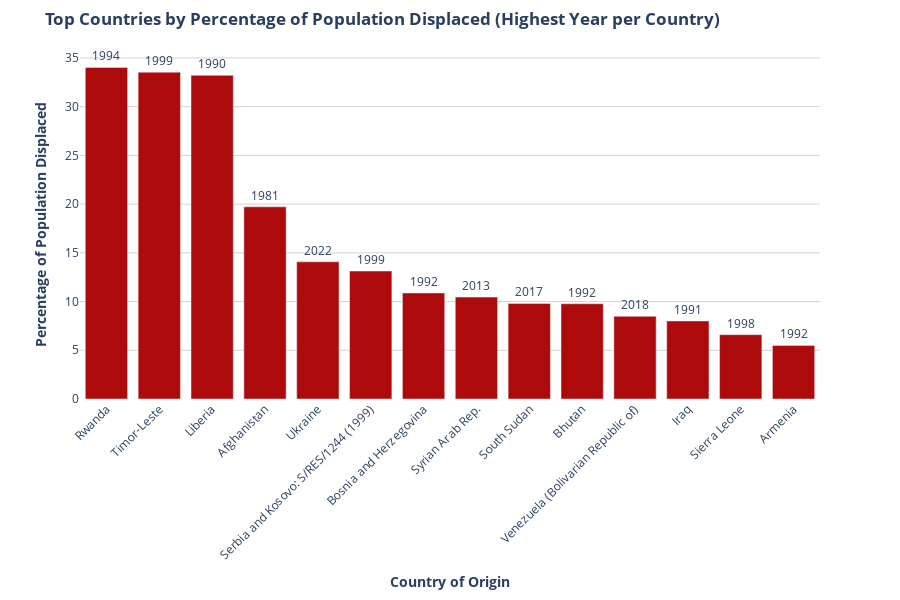

Notebook code for this chart:
### Markdown cell above
# Biggest porcentual population displacement in one year

### Code cell
functions_and_backend.Biggest_displacement_percentage_graph()

### Figure 1 — Plotly figure (JSON) as saved in the notebook; plotly's stock layout.template omitted (floating-point values rounded to 4 significant figures)
{"data": [{"customdata": [1994, 1999, 1990, 1981, 2022, 1999, 1992, 2013, 2017, 1992, 2018, 1991, 1998, 1992], "hovertemplate": "<b>%{x}</b><br>Year: %{customdata}<br>Percentage: %{y:.2f}%<extra></extra>", "marker": {"color": "#ad0b0b"}, "text": [1994.0, 1999.0, 1990.0, 1981.0, 2022.0, 1999.0, 1992.0, 2013.0, 2017.0, 1992.0, 2018.0, 1991.0, 1998.0, 1992.0], "textposition": "outside", "type": "bar", "x": ["Rwanda", "Timor-Leste", "Liberia", "Afghanistan", "Ukraine", "Serbia and Kosovo: S/RES/1244 (1999)", "Bosnia and Herzegovina", "Syrian Arab Rep.", "South Sudan", "Bhutan", "Venezuela (Bolivarian Republic of)", "Iraq", "Sierra Leone", "Armenia"], "y": [34.03, 33.55, 33.22, 19.72, 14.08, 13.13, 10.88, 10.46, 9.805, 9.775, 8.484, 8.009, 6.602, 5.502]}], "layout": {"height": 600, "margin": {"b": 150, "t": 50}, "plot_bgcolor": "white", "title": {"text": "<b>Top Countries by Percentage of Population Displaced (Highest Year per Country)</b>"}, "xaxis": {"showgrid": false, "tickangle": -45, "title": {"text": "<b>Country of Origin</b>"}}, "yaxis": {"gridcolor": "lightgrey", "showgrid": true, "title": {"text": "<b>Percentage of Population Displaced</b>"}}}}
